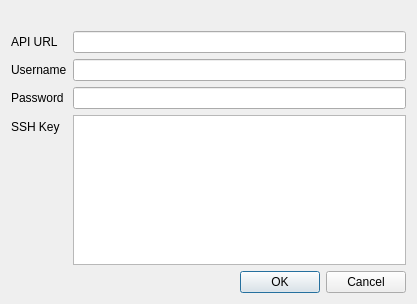
<?xml version="1.0" encoding="UTF-8"?>
<ui version="4.0">
 <class>SettingsDialog</class>
 <widget class="QDialog" name="SettingsDialog">
  <property name="geometry">
   <rect>
    <x>0</x>
    <y>0</y>
    <width>417</width>
    <height>304</height>
   </rect>
  </property>
  <property name="windowTitle">
   <string>Dialog</string>
  </property>
  <layout class="QVBoxLayout" name="verticalLayout">
   <item>
    <layout class="QFormLayout" name="formLayout">
     <item row="2" column="0">
      <widget class="QLabel" name="label">
       <property name="text">
        <string>Username</string>
       </property>
      </widget>
     </item>
     <item row="3" column="0">
      <widget class="QLabel" name="label_2">
       <property name="text">
        <string>Password</string>
       </property>
      </widget>
     </item>
     <item row="2" column="1">
      <widget class="QLineEdit" name="lineEditUsername"/>
     </item>
     <item row="3" column="1">
      <widget class="QLineEdit" name="lineEditPassword">
       <property name="text">
        <string/>
       </property>
       <property name="echoMode">
        <enum>QLineEdit::Password</enum>
       </property>
      </widget>
     </item>
     <item row="4" column="0">
      <widget class="QLabel" name="label_3">
       <property name="text">
        <string>SSH Key</string>
       </property>
      </widget>
     </item>
     <item row="4" column="1">
      <widget class="QPlainTextEdit" name="sshKeyEdit"/>
     </item>
     <item row="1" column="0">
      <widget class="QLabel" name="label_4">
       <property name="text">
        <string>API URL</string>
       </property>
      </widget>
     </item>
     <item row="1" column="1">
      <widget class="QLineEdit" name="lineEditAPI"/>
     </item>
     <item row="0" column="1">
      <widget class="QLabel" name="labelError">
       <property name="font">
        <font>
         <weight>75</weight>
         <bold>true</bold>
        </font>
       </property>
       <property name="text">
        <string/>
       </property>
      </widget>
     </item>
    </layout>
   </item>
   <item>
    <widget class="QDialogButtonBox" name="buttonBox">
     <property name="orientation">
      <enum>Qt::Horizontal</enum>
     </property>
     <property name="standardButtons">
      <set>QDialogButtonBox::Cancel|QDialogButtonBox::Ok</set>
     </property>
    </widget>
   </item>
  </layout>
 </widget>
 <resources/>
 <connections>
  <connection>
   <sender>buttonBox</sender>
   <signal>accepted()</signal>
   <receiver>SettingsDialog</receiver>
   <slot>accept()</slot>
   <hints>
    <hint type="sourcelabel">
     <x>248</x>
     <y>254</y>
    </hint>
    <hint type="destinationlabel">
     <x>157</x>
     <y>274</y>
    </hint>
   </hints>
  </connection>
  <connection>
   <sender>buttonBox</sender>
   <signal>rejected()</signal>
   <receiver>SettingsDialog</receiver>
   <slot>reject()</slot>
   <hints>
    <hint type="sourcelabel">
     <x>316</x>
     <y>260</y>
    </hint>
    <hint type="destinationlabel">
     <x>286</x>
     <y>274</y>
    </hint>
   </hints>
  </connection>
 </connections>
</ui>
